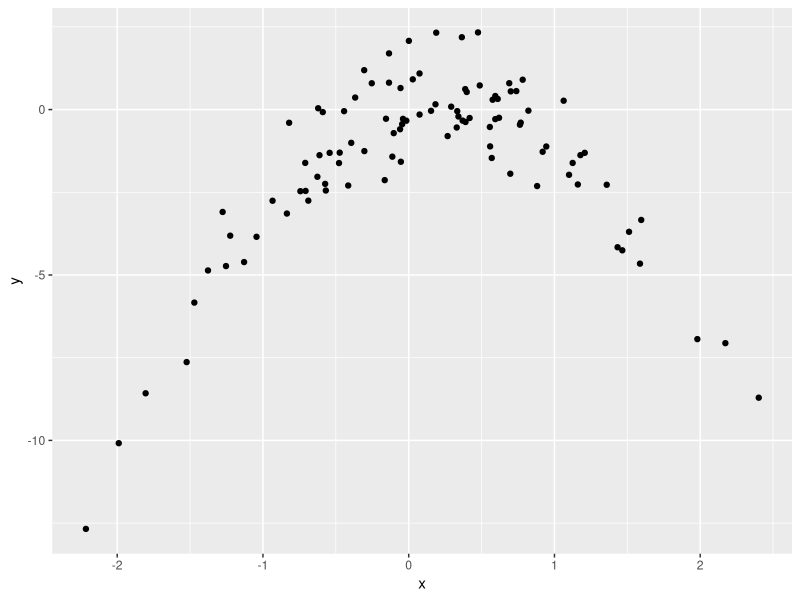

The R script that drew this image:
## ---- chunk 1
set.seed(1)
x=rnorm(100)
y=x-2*x^2+rnorm(100)
## ---- chunk 2
library(ggplot2)
ggplot(data.frame(x,y),aes(x=x,y=y)) + geom_point()
## ---- chunk 3
# for i
library(boot)
set.seed(1)
Data <- data.frame(x, y)
fit.glm.1 <- glm(y ~ x)
cv.glm(Data, fit.glm.1)$delta[1]
# for ii
fit.glm.2 <- glm(y ~ poly(x, 2))
cv.glm(Data, fit.glm.2)$delta[1]
# for iii
fit.glm.3 <- glm(y ~ poly(x, 3))
cv.glm(Data, fit.glm.3)$delta[1]
# for iv
fit.glm.4 <- glm(y ~ poly(x, 4))
cv.glm(Data, fit.glm.4)$delta[1]
## ---- chunk 4
# for i
set.seed(2)
Data <- data.frame(x, y)
fit.glm.1 <- glm(y ~ x)
cv.glm(Data, fit.glm.1)$delta[1]
# for ii
fit.glm.2 <- glm(y ~ poly(x, 2))
cv.glm(Data, fit.glm.2)$delta[1]
# for iii
fit.glm.3 <- glm(y ~ poly(x, 3))
cv.glm(Data, fit.glm.3)$delta[1]
# for iv
fit.glm.4 <- glm(y ~ poly(x, 4))
cv.glm(Data, fit.glm.4)$delta[1]

## ---- chunk 5
summary(fit.glm.2)
summary(fit.glm.4)
## ---- chunk 6
library(MASS)
data(Boston)
mu.hat <- mean(Boston$medv)
mu.hat
## ---- chunk 7
se.hat <- sd(Boston$medv) / sqrt(dim(Boston)[1])
se.hat
## ---- chunk 8
set.seed(1)
mu.function <- function(data, index) {
    mu <- mean(data[index])
    return (mu)
}
boot(Boston$medv, mu.function, 10000)
## ---- chunk 9
CI.mu.hat <- c(22.53 - 2 * 0.4119, 22.53 + 2 * 0.4119)
CI.mu.hat

t.test(Boston$medv)
## ---- chunk 10
med.hat <- median(Boston$medv)
med.hat
## ---- chunk 11
median.function <- function(data, index) {
    median <- median(data[index])
    return (median)
}
boot(Boston$medv, median.function, 10000)
## ---- chunk 12
percent.hat <- quantile(Boston$medv, c(0.1))
percent.hat
## ---- chunk 13
tenth.function <- function(data, index) {
    mu_0.1 <- quantile(data[index], c(0.1))
    return (mu_0.1)
}
boot(Boston$medv, tenth.function, 10000)
